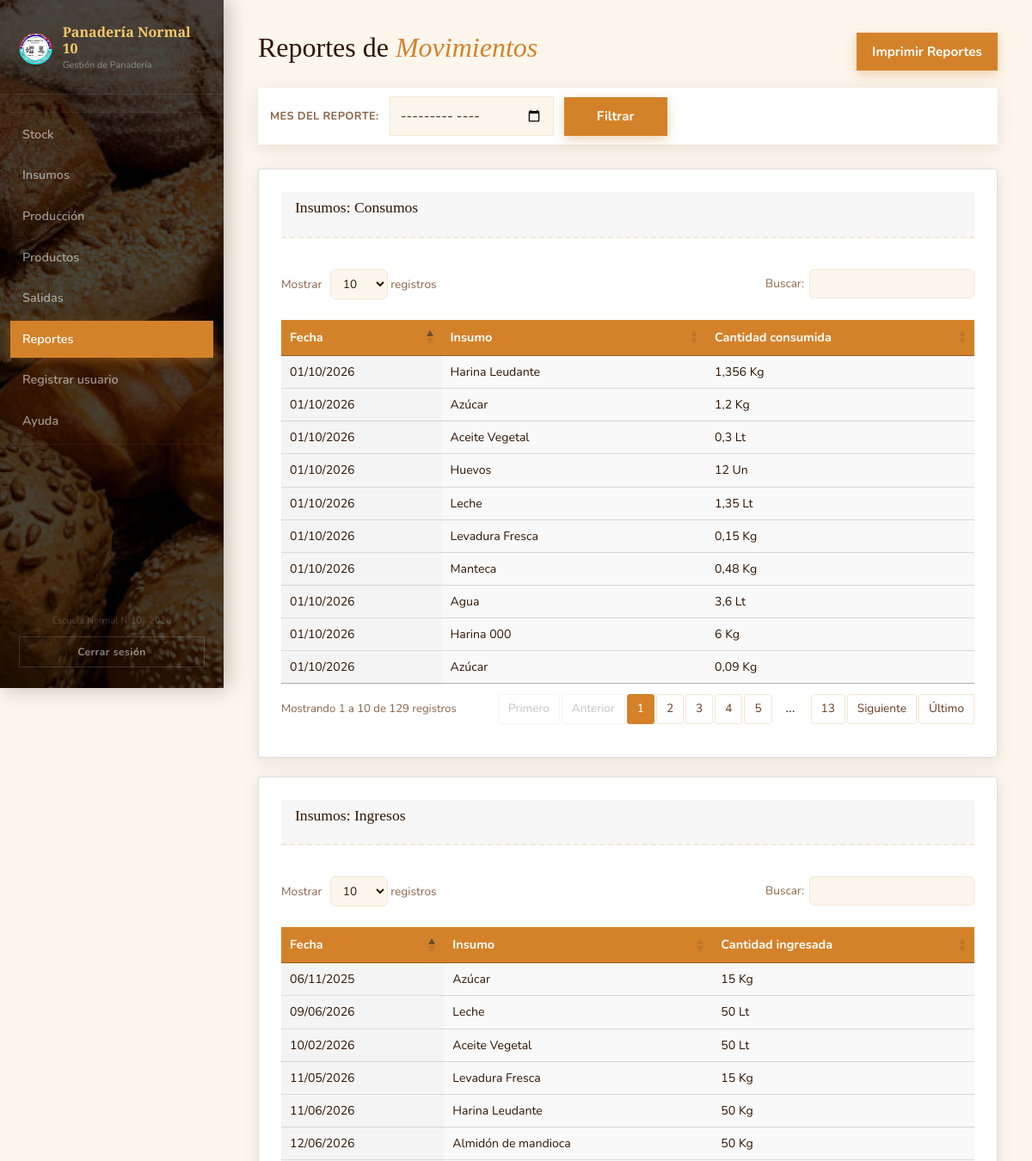
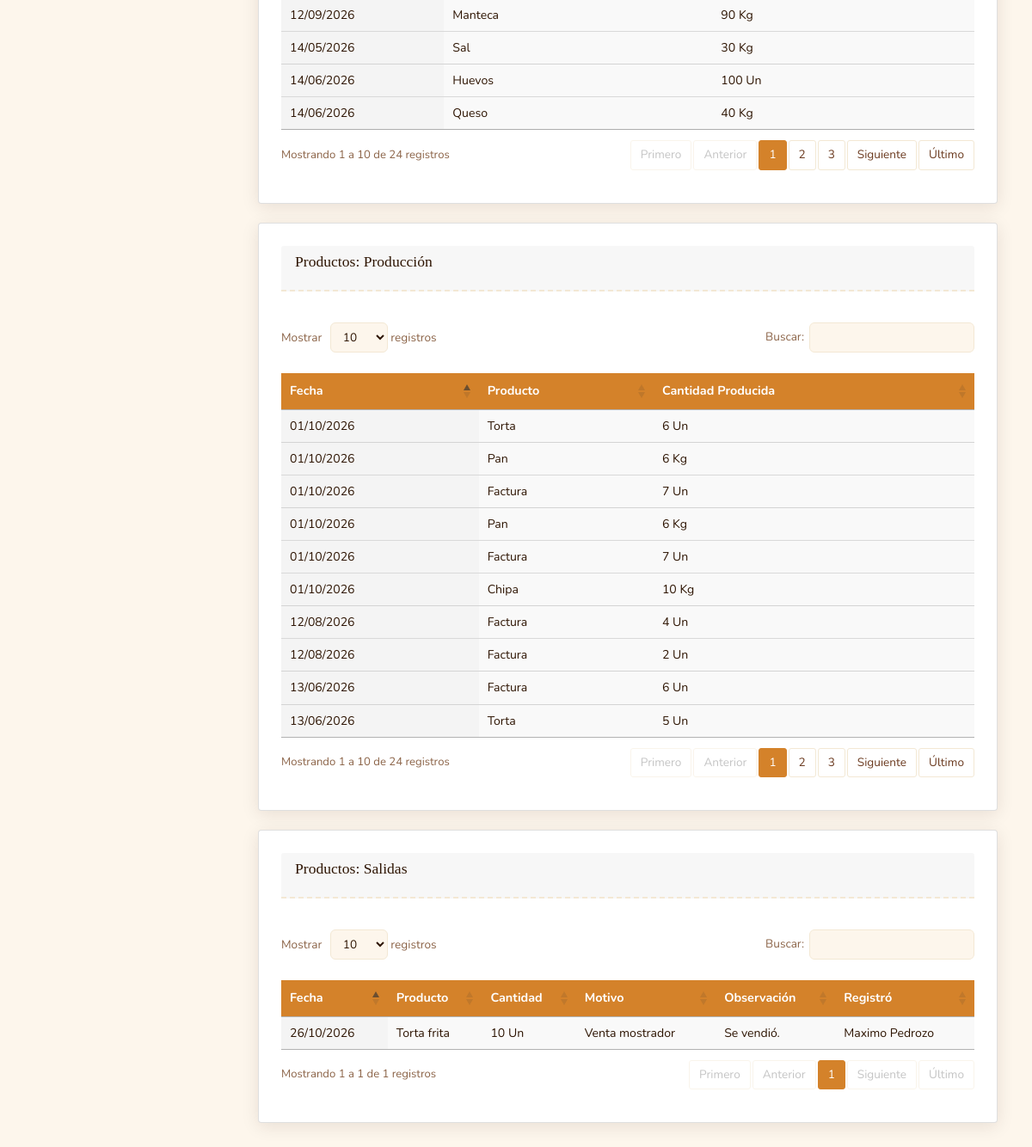
The app's page /reportes.php (signed in) with its own data (2 pictures, top to bottom).
### tables this page shows
CREATE TABLE `produccion` (
  `idproduccion` int(11) NOT NULL,
  `id_producto` int(11) NOT NULL,
  `cantidad` decimal(10,3) NOT NULL,
  `fecha` datetime NOT NULL DEFAULT current_timestamp()
);

CREATE TABLE `insumos` (
  `idinsumos` int(11) NOT NULL,
  `idunidad_de_medida` int(11) NOT NULL,
  `nombre` varchar(45) NOT NULL
);

CREATE TABLE `unidad_de_medida` (
  `idunidad_de_medida` int(11) NOT NULL,
  `nombre` varchar(45) NOT NULL,
  `abreviatura` varchar(10) NOT NULL
);

CREATE TABLE `compras_insumos` (
  `idcompras_insumos` int(11) NOT NULL,
  `id_metodopago` int(11) NOT NULL,
  `id_proveedor` int(11) DEFAULT NULL,
  `id_insumos` int(11) NOT NULL,
  `numero_factura` varchar(20) DEFAULT NULL,
  `cantidad` decimal(10,3) NOT NULL,
  `precio` decimal(10,2) NOT NULL,
  `fecha` date NOT NULL
);

CREATE TABLE `productos` (
  `idproductos` int(11) NOT NULL,
  `idunidad_de_medida` int(11) NOT NULL,
  `nombre` varchar(45) NOT NULL
);

CREATE TABLE `salidas_productos` (
  `idsalida` int(11) NOT NULL,
  `id_producto` int(11) NOT NULL,
  `id_usuario` int(11) DEFAULT NULL,
  `cantidad` decimal(10,3) NOT NULL,
  `motivo` varchar(40) NOT NULL,
  `observacion` varchar(255) DEFAULT NULL,
  `fecha` datetime NOT NULL DEFAULT current_timestamp()
);

### PHP/utilidades.php (called while the page is built)
<?php
if (!function_exists('formatear_cantidad')) {
    function formatear_cantidad($numero) {
        $texto = number_format((float) $numero, 3, ',', '');
        return rtrim(rtrim($texto, '0'), ',') ?: '0';
    }
}

### reportes.php (the view, shortened to what this page needs)
<?php
require_once 'conexion.php';
require_once 'PHP/utilidades.php';
$mes_seleccionado = '';
$filtro_produccion = '';
$filtro_compras    = '';
$filtro_salidas    = '';
?>
<!DOCTYPE html>
<html lang="es">
<head>
  <link rel="stylesheet" href="Framework/bootstrap-5.1.3/css/bootstrap.min.css"/>
  <link rel="stylesheet" href="Libreria/DataTables/datatables.min.css"/>
  <link rel="stylesheet" href="CSS/styles.css"/>
</head>
<body>
  <aside class="sidebar">
    <div class="sidebar-brand">
      <div class="brand-icon"><img src="CSS/Imagenes/Logo.png" alt="Logo panadería"></div>
      <div class="brand-text">
        <span class="brand-name">Panadería Normal 10</span>
        <span class="brand-sub">Gestión de Panadería</span>
      </div>
    </div>
    <ul class="nav-links">
      <?php include 'sidebar.php'; ?>
    </ul>
    <div class="sidebar-footer">
      <span>Escuela Normal N°10 · 2026</span>
      <a href="logout.php" class="btn-logout">Cerrar sesión</a>
    </div>
  </aside>
  <main class="main-content">
    <header class="page-header">
      <div>
        <h1 class="page-title">Reportes de <em>Movimientos</em></h1>
      </div>
      <form method="GET" action="reportes.php" class="filtro-top">
        <label>Mes del reporte:</label>
        <input type="month" name="mes" value="<?= htmlspecialchars($mes_seleccionado) ?>">
        <button type="submit" class="btn-filtrar">Filtrar</button>
      </form>
      <div>
        <a href="PHP/PDF/reportes_pdf.php<?= $mes_seleccionado ? '?mes=' . urlencode($mes_seleccionado) : '' ?>"
           class="btn-pdf" target="_blank">Imprimir Reportes</a>
      </div>
    </header>
    <?php
    $sufijo_vacio = $mes_seleccionado ? ' para este mes' : '';
    $consumos_insumos = mysqli_query($conexion, "
        SELECT p.fecha, i.nombre AS nombre_insumo,
               p.cantidad * r.cantidad AS cantidad_consumida, u.abreviatura
        FROM produccion p
        INNER JOIN receta r              ON p.id_producto = r.id_producto
        INNER JOIN insumos i             ON r.id_insumo = i.idinsumos
        INNER JOIN unidad_de_medida u    ON i.idunidad_de_medida = u.idunidad_de_medida
        $filtro_produccion
        ORDER BY p.fecha DESC
    ");
    ?>
    <section class="card" aria-label="Consumos de insumos">
      <header class="card-header"><h2>Insumos: Consumos</h2></header>
      <?php if (mysqli_num_rows($consumos_insumos) === 0): ?>
        <p class="sin-datos">No hay consumos registrados<?= $sufijo_vacio ?>.</p>
      <?php else: ?>
        <table id="tabla-consumos" class="display">
          <thead>
            <tr>
              <th>Fecha</th>
              <th>Insumo</th>
              <th>Cantidad consumida</th>
            </tr>
          </thead>
          <tbody>
            <?php while ($fila = mysqli_fetch_assoc($consumos_insumos)): ?>
              <tr>
                <td><?= date('d/m/Y', strtotime($fila['fecha'])) ?></td>
                <td><?= htmlspecialchars($fila['nombre_insumo']) ?></td>
                <td><?= formatear_cantidad($fila['cantidad_consumida']) ?> <?= htmlspecialchars($fila['abreviatura']) ?></td>
              </tr>
            <?php endwhile; ?>
          </tbody>
        </table>
      <?php endif; ?>
    </section>
    <?php
    $ingresos_insumos = mysqli_query($conexion, "
        SELECT c.fecha, i.nombre AS nombre_insumo, c.cantidad, u.abreviatura
        FROM compras_insumos c
        INNER JOIN insumos i          ON c.id_insumos = i.idinsumos
        INNER JOIN unidad_de_medida u ON i.idunidad_de_medida = u.idunidad_de_medida
        $filtro_compras
        ORDER BY c.fecha DESC
    ");
    ?>
    <section class="card" aria-label="Ingresos de insumos">
      <header class="card-header"><h2>Insumos: Ingresos</h2></header>
      <?php if (mysqli_num_rows($ingresos_insumos) === 0): ?>
        <p class="sin-datos">No hay ingresos registrados<?= $sufijo_vacio ?>.</p>
      <?php else: ?>
        <table id="tabla-ingresos" class="display">
          <thead>
            <tr>
              <th>Fecha</th>
              <th>Insumo</th>
              <th>Cantidad ingresada</th>
            </tr>
          </thead>
          <tbody>
            <?php while ($fila = mysqli_fetch_assoc($ingresos_insumos)): ?>
              <tr>
                <td><?= date('d/m/Y', strtotime($fila['fecha'])) ?></td>
                <td><?= htmlspecialchars($fila['nombre_insumo']) ?></td>
                <td><?= formatear_cantidad($fila['cantidad']) ?> <?= htmlspecialchars($fila['abreviatura']) ?></td>
              </tr>
            <?php endwhile; ?>
          </tbody>
        </table>
      <?php endif; ?>
    </section>
    <?php
    $produccion_registrada = mysqli_query($conexion, "
        SELECT p.fecha, pr.nombre AS nombre_producto, p.cantidad, u.abreviatura
        FROM produccion p
        INNER JOIN productos pr       ON p.id_producto = pr.idproductos
        INNER JOIN unidad_de_medida u ON pr.idunidad_de_medida = u.idunidad_de_medida
        $filtro_produccion
        ORDER BY p.fecha DESC
    ");
    ?>
    <section class="card" aria-label="Producción registrada">
      <header class="card-header"><h2>Productos: Producción</h2></header>
      <?php if (mysqli_num_rows($produccion_registrada) === 0): ?>
        <p class="sin-datos">No hay producciones registradas<?= $sufijo_vacio ?>.</p>
      <?php else: ?>
        <table id="tabla-produccion" class="display">
          <thead>
            <tr>
              <th>Fecha</th>
              <th>Producto</th>
              <th>Cantidad Producida</th>
            </tr>
          </thead>
          <tbody>
            <?php while ($fila = mysqli_fetch_assoc($produccion_registrada)): ?>
              <tr>
                <td><?= date('d/m/Y', strtotime($fila['fecha'])) ?></td>
                <td><?= htmlspecialchars($fila['nombre_producto']) ?></td>
                <td><?= formatear_cantidad($fila['cantidad']) ?> <?= htmlspecialchars($fila['abreviatura']) ?></td>
              </tr>
            <?php endwhile; ?>
          </tbody>
        </table>
      <?php endif; ?>
    </section>
    <?php
    $salidas_registradas = mysqli_query($conexion, "
        SELECT s.fecha, pr.nombre AS nombre_producto, s.cantidad,
               s.motivo, s.observacion, u.abreviatura,
               CONCAT_WS(' ', us.nombre, us.apellido) AS nombre_usuario
        FROM salidas_productos s
        INNER JOIN productos pr        ON s.id_producto = pr.idproductos
        INNER JOIN unidad_de_medida u  ON pr.idunidad_de_medida = u.idunidad_de_medida
        LEFT  JOIN usuarios us         ON s.id_usuario = us.idusuarios
        $filtro_salidas
        ORDER BY s.fecha DESC
    ");
    ?>
    <section class="card" aria-label="Salidas registradas">
      <header class="card-header"><h2>Productos: Salidas</h2></header>
      <?php if (mysqli_num_rows($salidas_registradas) === 0): ?>
        <p class="sin-datos">No hay salidas registradas<?= $sufijo_vacio ?>.</p>
      <?php else: ?>
        <table id="tabla-salidas" class="display">
          <thead>
            <tr>
              <th>Fecha</th>
              <th>Producto</th>
              <th>Cantidad</th>
              <th>Motivo</th>
              <th>Observación</th>
              <th>Registró</th>
            </tr>
          </thead>
          <tbody>
            <?php while ($fila = mysqli_fetch_assoc($salidas_registradas)): ?>
              <tr>
                <td><?= date('d/m/Y', strtotime($fila['fecha'])) ?></td>
                <td><?= htmlspecialchars($fila['nombre_producto']) ?></td>
                <td><?= formatear_cantidad($fila['cantidad']) ?> <?= htmlspecialchars($fila['abreviatura']) ?></td>
                <td><?= htmlspecialchars($fila['motivo']) ?></td>
                <td><?= $fila['observacion'] !== null && $fila['observacion'] !== '' ? htmlspecialchars($fila['observacion']) : '—' ?></td>
                <td><?= htmlspecialchars($fila['nombre_usuario'] ?: '—') ?></td>
              </tr>
            <?php endwhile; ?>
          </tbody>
        </table>
      <?php endif; ?>
    </section>
  </main>
</body>
</html>

### CSS/styles.css (style rules this page uses)
*, *::before, *::after { box-sizing: border-box; margin: 0; padding: 0; }
:root { --cream: #fdf6ec; --cream-dark: #f3e8d4; --brown-dark: #2e1503; --brown-mid: #6b3a1f; --amber: #d4822a; --gold-light: #f5c96a; --red-accent: #c84b2f; --green: #5a8a3c; --text-main: #2e1503; --text-muted: #8b6347; --sidebar-w: 260px; --shadow: 0 4px 20px rgba(46, 21, 3, 0.1); }
html { scroll-behavior: smooth; }
body { min-height: 100vh; background: var(--cream); color: var(--text-main); font-family: 'Nunito', sans-serif; }
img { display: block; max-width: 100%; }
a { color: inherit; }
button, input, select, textarea { font: inherit; }
.main-content { flex: 1; margin-left: var(--sidebar-w); padding: 36px 40px; }
.page-header { display: flex; align-items: flex-end; justify-content: space-between; gap: 20px; margin-bottom: 28px; }
.page-title { color: var(--brown-dark); font-family: 'Playfair Display', serif; font-size: 2rem; }
.page-title em { color: var(--amber); font-style: italic; }
.sidebar { position: fixed; top: 0; left: 0; z-index: 100; display: flex; flex-direction: column; width: var(--sidebar-w); height: 100vh; padding-bottom: 24px; background: linear-gradient(rgba(0, 0, 0, 0.72), rgba(0, 0, 0, 0.72)), url('Imagenes/Pan.jpg') center / cover no-repeat; box-shadow: 4px 0 24px rgba(0, 0, 0, 0.25); }
.sidebar-brand { display: flex; align-items: center; gap: 12px; padding: 28px 22px 24px; border-bottom: 1px solid rgba(255, 255, 255, 0.08); }
.brand-icon img { width: 40px; height: 40px; object-fit: contain; }
.brand-text { display: flex; flex-direction: column; }
.brand-name { color: var(--gold-light); font-family: 'Playfair Display', serif; font-size: 1rem; font-weight: 700; line-height: 1.2; }
.brand-sub { margin-top: 2px; color: rgba(255, 255, 255, 0.4); font-size: 0.68rem; }
.nav-links { display: flex; flex: 1; flex-direction: column; gap: 4px; padding: 20px 12px; list-style: none; }
.sidebar-footer { padding: 0 22px; color: rgba(255, 255, 255, 0.2); font-size: 0.68rem; text-align: center; }
.btn-logout { display: block; margin-top: 10px; padding: 8px 0; font-size: 0.75rem; font-weight: 700; letter-spacing: 0.04em; text-align: center; text-decoration: none; color: rgba(255, 255, 255, 0.5); border: 1px solid rgba(255, 255, 255, 0.15); transition: background 0.2s ease, color 0.2s ease, transform 0.2s ease; }
.card { margin-bottom: 22px; padding: 26px; overflow-x: auto; background: #fff; box-shadow: var(--shadow); }
.card-header { display: flex; align-items: center; justify-content: space-between; margin-bottom: 20px; padding-bottom: 14px; border-bottom: 2px dashed var(--cream-dark); }
.card-header h2 { color: var(--brown-dark); font-family: 'Playfair Display', serif; font-size: 1.1rem; }
.btn-primary, .btn-filtrar, .btn-limpiar, .btn-pdf { display: inline-flex; align-items: center; justify-content: center; min-height: 44px; padding: 11px 18px; color: #fff; font-family: 'Nunito', sans-serif; font-size: 0.95rem; font-weight: 700; text-decoration: none; background: var(--amber); border: none; box-shadow: 0 4px 12px rgba(212, 130, 42, 0.35); cursor: pointer; transition: transform 0.2s ease, background 0.2s ease, box-shadow 0.2s ease; }
.btn-filtrar, .btn-pdf { min-width: 120px; }
.filtro-top { display: flex; flex-wrap: wrap; align-items: center; gap: 12px; padding: 10px 14px; background: #fff; box-shadow: var(--shadow); }
.filtro-top label { color: var(--text-muted); font-size: 0.8rem; font-weight: 700; letter-spacing: 0.4px; text-transform: uppercase; }
.filtro-top input[type='month'] { padding: 10px 12px; color: var(--text-main); background: var(--cream); border: 1px solid var(--cream-dark); }
table { width: 100%; margin-bottom: 12px; border-collapse: collapse; }
table th { padding: 10px; color: #fff; font-size: 0.9rem; font-weight: 700; text-align: left; background: var(--amber); }
table td { padding: 8px 10px; font-size: 0.88rem; }
table tbody tr:nth-child(even) { background: #f9f9f9; }
@media (max-width: 1200px) { .page-header { flex-wrap: wrap; } }
@media (max-width: 1200px) { .page-header .filtro-top { order: 3; flex-basis: 100%; } }

### records on screen
produccion: fecha "01/10/2026", insumos.nombre "Harina Leudante", cantidad_consumida "1,356", unidad_de_medida.abreviatura "Kg", insumos.nombre "Azúcar", cantidad_consumida "1,2", insumos.nombre "Aceite Vegetal", cantidad_consumida "0,3", unidad_de_medida.abreviatura "Lt", insumos.nombre "Huevos", cantidad_consumida "12", unidad_de_medida.abreviatura "Un", insumos.nombre "Leche", cantidad_consumida "1,35", id_producto.nombre "Torta", cantidad "6"
produccion: fecha "01/10/2026", insumos.nombre "Levadura Fresca", cantidad_consumida "0,15", unidad_de_medida.abreviatura "Kg", insumos.nombre "Manteca", cantidad_consumida "0,48", insumos.nombre "Agua", cantidad_consumida "3,6", unidad_de_medida.abreviatura "Lt", insumos.nombre "Harina 000", cantidad_consumida "6", insumos.nombre "Azúcar", cantidad_consumida "0,09", id_producto.nombre "Pan", cantidad "6"
compras_insumos: fecha "12/09/2026", id_insumos.nombre "Manteca", cantidad "90", unidad_de_medida.abreviatura "Kg"
compras_insumos: fecha "14/06/2026", id_insumos.nombre "Huevos", cantidad "100", unidad_de_medida.abreviatura "Un"
compras_insumos: fecha "14/06/2026", id_insumos.nombre "Queso", cantidad "40", unidad_de_medida.abreviatura "Kg"
compras_insumos: fecha "12/06/2026", id_insumos.nombre "Almidón de mandioca", cantidad "50", unidad_de_medida.abreviatura "Kg"
compras_insumos: fecha "11/06/2026", id_insumos.nombre "Harina Leudante", cantidad "50", unidad_de_medida.abreviatura "Kg"
compras_insumos: fecha "09/06/2026", id_insumos.nombre "Leche", cantidad "50", unidad_de_medida.abreviatura "Lt"
compras_insumos: fecha "14/05/2026", id_insumos.nombre "Sal", cantidad "30", unidad_de_medida.abreviatura "Kg"
compras_insumos: fecha "11/05/2026", id_insumos.nombre "Levadura Fresca", cantidad "15", unidad_de_medida.abreviatura "Kg"
compras_insumos: fecha "10/02/2026", id_insumos.nombre "Aceite Vegetal", cantidad "50", unidad_de_medida.abreviatura "Lt"
compras_insumos: fecha "06/11/2025", id_insumos.nombre "Azúcar", cantidad "15", unidad_de_medida.abreviatura "Kg"
produccion: fecha "01/10/2026", id_producto.nombre "Factura", cantidad "7", unidad_de_medida.abreviatura "Un"
produccion: fecha "01/10/2026", id_producto.nombre "Pan", cantidad "6", unidad_de_medida.abreviatura "Kg"
produccion: fecha "01/10/2026", id_producto.nombre "Factura", cantidad "7", unidad_de_medida.abreviatura "Un"
produccion: fecha "01/10/2026", id_producto.nombre "Chipa", cantidad "10", unidad_de_medida.abreviatura "Kg"
produccion: fecha "12/08/2026", id_producto.nombre "Factura", cantidad "4", unidad_de_medida.abreviatura "Un"
produccion: fecha "12/08/2026", id_producto.nombre "Factura", cantidad "2", unidad_de_medida.abreviatura "Un"
produccion: fecha "13/06/2026", id_producto.nombre "Factura", cantidad "6", unidad_de_medida.abreviatura "Un"
produccion: fecha "13/06/2026", id_producto.nombre "Torta", cantidad "5", unidad_de_medida.abreviatura "Un"
salidas_productos: fecha "26/10/2026", id_producto.nombre "Torta frita", cantidad "10", unidad_de_medida.abreviatura "Un", motivo "Venta mostrador", observacion "Se vendió.", nombre_usuario "Maximo Pedrozo"

### other values on screen
$item['etiqueta'] "Stock"
$item['etiqueta'] "Insumos"
$item['etiqueta'] "Producción"
$item['etiqueta'] "Productos"
$item['etiqueta'] "Salidas"
$item['etiqueta'] "Reportes"
$item['etiqueta'] "Registrar usuario"
$item['etiqueta'] "Ayuda"
